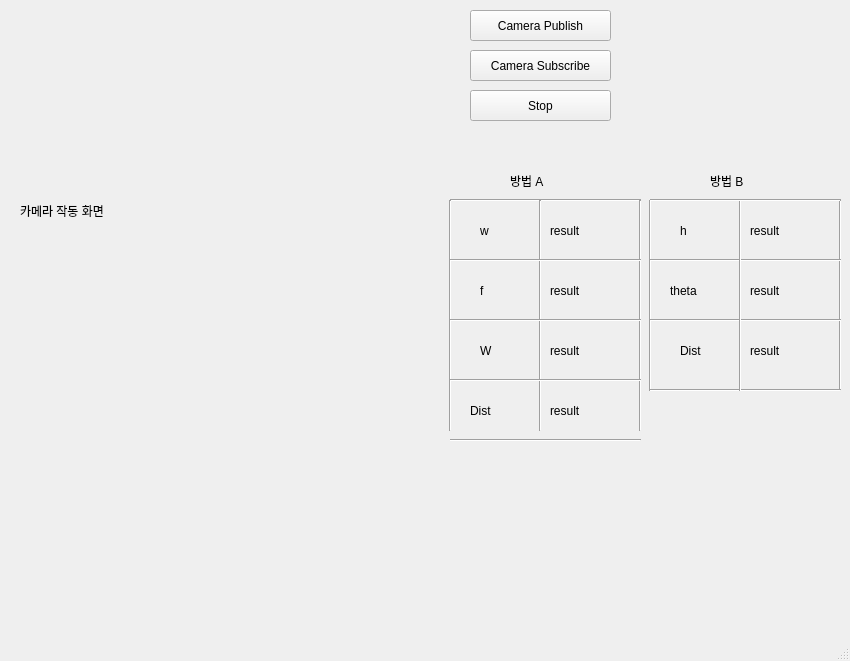
<?xml version="1.0" encoding="UTF-8"?>
<ui version="4.0">
 <class>MainWindow</class>
 <widget class="QMainWindow" name="MainWindow">
  <property name="geometry">
   <rect>
    <x>0</x>
    <y>0</y>
    <width>850</width>
    <height>661</height>
   </rect>
  </property>
  <property name="windowTitle">
   <string>MainWindow</string>
  </property>
  <widget class="QWidget" name="centralwidget">
   <widget class="QLabel" name="label_camera">
    <property name="geometry">
     <rect>
      <x>20</x>
      <y>20</y>
      <width>391</width>
      <height>381</height>
     </rect>
    </property>
    <property name="text">
     <string>카메라 작동 화면</string>
    </property>
   </widget>

   <widget class="QPushButton" name="pushButton_publishStart">
    <property name="geometry">
     <rect>
      <x>470</x>
      <y>10</y>
      <width>141</width>
      <height>31</height>
     </rect>
    </property>
    <property name="text">
     <string>Camera Publish</string>
    </property>
   </widget>

   <widget class="QPushButton" name="pushButton_subscribeStart">
    <property name="geometry">
     <rect>
      <x>470</x>
      <y>50</y>
      <width>141</width>
      <height>31</height>
     </rect>
    </property>
    <property name="text">
     <string>Camera Subscribe</string>
    </property>
   </widget>

   <widget class="QLabel" name="label_2">
    <property name="geometry">
     <rect>
      <x>510</x>
      <y>170</y>
      <width>61</width>
      <height>21</height>
     </rect>
    </property>
    <property name="text">
     <string>방법 A</string>
    </property>
   </widget>

   <widget class="QPushButton" name="pushButton_stop">
    <property name="geometry">
     <rect>
      <x>470</x>
      <y>90</y>
      <width>141</width>
      <height>31</height>
     </rect>
    </property>
    <property name="text">
     <string>Stop</string>
    </property>
   </widget>

   <!-- 방법 A 테이블 -->
   <widget class="Line" name="line">
    <property name="geometry">
     <rect>
      <x>450</x>
      <y>190</y>
      <width>191</width>
      <height>20</height>
     </rect>
    </property>
    <property name="orientation">
     <enum>Qt::Horizontal</enum>
    </property>
   </widget>

   <widget class="Line" name="line_3">
    <property name="geometry">
     <rect>
      <x>630</x>
      <y>200</y>
      <width>20</width>
      <height>231</height>
     </rect>
    </property>
    <property name="orientation">
     <enum>Qt::Vertical</enum>
    </property>
   </widget>

   <widget class="Line" name="line_4">
    <property name="geometry">
     <rect>
      <x>530</x>
      <y>200</y>
      <width>20</width>
      <height>231</height>
     </rect>
    </property>
    <property name="orientation">
     <enum>Qt::Vertical</enum>
    </property>
   </widget>

   <widget class="Line" name="line_9">
    <property name="geometry">
     <rect>
      <x>440</x>
      <y>200</y>
      <width>20</width>
      <height>231</height>
     </rect>
    </property>
    <property name="orientation">
     <enum>Qt::Vertical</enum>
    </property>
   </widget>

   <!-- 방법 A : w -->
   <widget class="QLabel" name="label_4">
    <property name="geometry">
     <rect>
      <x>480</x>
      <y>220</y>
      <width>20</width>
      <height>21</height>
     </rect>
    </property>
    <property name="text">
     <string>w</string>
    </property>
   </widget>

   <widget class="QLabel" name="label_camera_ball_size">
    <property name="geometry">
     <rect>
      <x>550</x>
      <y>220</y>
      <width>81</width>
      <height>21</height>
     </rect>
    </property>
    <property name="text">
     <string>result</string>
    </property>
   </widget>

   <!-- 방법 A : 첫 번째 구분선 -->
   <widget class="Line" name="line_5">
    <property name="geometry">
     <rect>
      <x>450</x>
      <y>250</y>
      <width>191</width>
      <height>20</height>
     </rect>
    </property>
    <property name="orientation">
     <enum>Qt::Horizontal</enum>
    </property>
   </widget>

   <!-- 방법 A : f -->
   <widget class="QLabel" name="label_5">
    <property name="geometry">
     <rect>
      <x>480</x>
      <y>280</y>
      <width>10</width>
      <height>21</height>
     </rect>
    </property>
    <property name="text">
     <string>f</string>
    </property>
   </widget>

   <widget class="QLabel" name="label_fx">
    <property name="geometry">
     <rect>
      <x>550</x>
      <y>280</y>
      <width>81</width>
      <height>21</height>
     </rect>
    </property>
    <property name="text">
     <string>result</string>
    </property>
   </widget>

   <!-- 방법 A : 두 번째 구분선 -->
   <widget class="Line" name="line_6">
    <property name="geometry">
     <rect>
      <x>450</x>
      <y>310</y>
      <width>191</width>
      <height>20</height>
     </rect>
    </property>
    <property name="orientation">
     <enum>Qt::Horizontal</enum>
    </property>
   </widget>

   <!-- 방법 A : W -->
   <widget class="QLabel" name="label_7">
    <property name="geometry">
     <rect>
      <x>480</x>
      <y>340</y>
      <width>21</width>
      <height>21</height>
     </rect>
    </property>
    <property name="text">
     <string>W</string>
    </property>
   </widget>

   <widget class="QLabel" name="label_REAL_ball_size">
    <property name="geometry">
     <rect>
      <x>550</x>
      <y>340</y>
      <width>81</width>
      <height>21</height>
     </rect>
    </property>
    <property name="text">
     <string>result</string>
    </property>
   </widget>

   <!-- 방법 A : 세 번째 구분선 -->
   <widget class="Line" name="line_7">
    <property name="geometry">
     <rect>
      <x>450</x>
      <y>370</y>
      <width>191</width>
      <height>20</height>
     </rect>
    </property>
    <property name="orientation">
     <enum>Qt::Horizontal</enum>
    </property>
   </widget>

   <!-- 방법 A : Dist -->
   <widget class="QLabel" name="label_6">
    <property name="geometry">
     <rect>
      <x>470</x>
      <y>400</y>
      <width>41</width>
      <height>21</height>
     </rect>
    </property>
    <property name="text">
     <string>Dist</string>
    </property>
   </widget>

   <widget class="QLabel" name="label_Distance">
    <property name="geometry">
     <rect>
      <x>550</x>
      <y>400</y>
      <width>81</width>
      <height>21</height>
     </rect>
    </property>
    <property name="text">
     <string>result</string>
    </property>
   </widget>

   <!-- 방법 A : 아래쪽 테두리 -->
   <widget class="Line" name="line_8">
    <property name="geometry">
     <rect>
      <x>450</x>
      <y>430</y>
      <width>191</width>
      <height>20</height>
     </rect>
    </property>
    <property name="orientation">
     <enum>Qt::Horizontal</enum>
    </property>
   </widget>

   <!-- 방법 B -->
   <widget class="Line" name="line_11">
    <property name="geometry">
     <rect>
      <x>640</x>
      <y>200</y>
      <width>20</width>
      <height>191</height>
     </rect>
    </property>
    <property name="orientation">
     <enum>Qt::Vertical</enum>
    </property>
   </widget>

   <widget class="Line" name="line_12">
    <property name="geometry">
     <rect>
      <x>830</x>
      <y>200</y>
      <width>20</width>
      <height>191</height>
     </rect>
    </property>
    <property name="orientation">
     <enum>Qt::Vertical</enum>
    </property>
   </widget>

   <widget class="QLabel" name="label_9">
    <property name="geometry">
     <rect>
      <x>680</x>
      <y>220</y>
      <width>20</width>
      <height>21</height>
     </rect>
    </property>
    <property name="text">
     <string>h</string>
    </property>
   </widget>

   <widget class="QLabel" name="label_methodB_height">
    <property name="geometry">
     <rect>
      <x>750</x>
      <y>220</y>
      <width>81</width>
      <height>21</height>
     </rect>
    </property>
    <property name="text">
     <string>result</string>
    </property>
   </widget>

   <widget class="Line" name="line_18">
    <property name="geometry">
     <rect>
      <x>650</x>
      <y>250</y>
      <width>191</width>
      <height>20</height>
     </rect>
    </property>
    <property name="orientation">
     <enum>Qt::Horizontal</enum>
    </property>
   </widget>

   <widget class="QLabel" name="label_10">
    <property name="geometry">
     <rect>
      <x>670</x>
      <y>280</y>
      <width>51</width>
      <height>21</height>
     </rect>
    </property>
    <property name="text">
     <string>theta</string>
    </property>
   </widget>

   <widget class="QLabel" name="label_methodB_theta">
    <property name="geometry">
     <rect>
      <x>750</x>
      <y>280</y>
      <width>81</width>
      <height>21</height>
     </rect>
    </property>
    <property name="text">
     <string>result</string>
    </property>
   </widget>

   <widget class="Line" name="line_16">
    <property name="geometry">
     <rect>
      <x>650</x>
      <y>310</y>
      <width>191</width>
      <height>20</height>
     </rect>
    </property>
    <property name="orientation">
     <enum>Qt::Horizontal</enum>
    </property>
   </widget>

   <widget class="QLabel" name="label_11">
    <property name="geometry">
     <rect>
      <x>680</x>
      <y>340</y>
      <width>41</width>
      <height>21</height>
     </rect>
    </property>
    <property name="text">
     <string>Dist</string>
    </property>
   </widget>

   <widget class="QLabel" name="label_methodB_distance">
    <property name="geometry">
     <rect>
      <x>750</x>
      <y>340</y>
      <width>81</width>
      <height>21</height>
     </rect>
    </property>
    <property name="text">
     <string>result</string>
    </property>
   </widget>

   <widget class="Line" name="line_17">
    <property name="geometry">
     <rect>
      <x>650</x>
      <y>380</y>
      <width>191</width>
      <height>20</height>
     </rect>
    </property>
    <property name="orientation">
     <enum>Qt::Horizontal</enum>
    </property>
   </widget>

   <widget class="Line" name="line_15">
    <property name="geometry">
     <rect>
      <x>730</x>
      <y>200</y>
      <width>20</width>
      <height>191</height>
     </rect>
    </property>
    <property name="orientation">
     <enum>Qt::Vertical</enum>
    </property>
   </widget>

   <widget class="Line" name="line_2">
    <property name="geometry">
     <rect>
      <x>650</x>
      <y>190</y>
      <width>191</width>
      <height>20</height>
     </rect>
    </property>
    <property name="orientation">
     <enum>Qt::Horizontal</enum>
    </property>
   </widget>

   <widget class="QLabel" name="label_3">
    <property name="geometry">
     <rect>
      <x>710</x>
      <y>170</y>
      <width>61</width>
      <height>21</height>
     </rect>
    </property>
    <property name="text">
     <string>방법 B</string>
    </property>
   </widget>

  </widget>

  <widget class="QMenuBar" name="menubar">
   <property name="geometry">
    <rect>
     <x>0</x>
     <y>0</y>
     <width>850</width>
     <height>24</height>
    </rect>
   </property>
  </widget>

  <widget class="QStatusBar" name="statusbar"/>

 </widget>

 <resources/>
 <connections/>
</ui>
